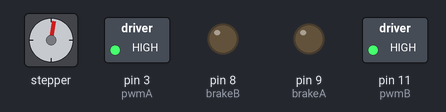
The sketch below on a simulated Arduino Uno, built with avr-gcc and run on an emulated ATmega328P. Parts: stepper motor, switched loads named in the sketch (green lamp = pin HIGH), output pins drawn as LEDs (lit = HIGH). Stepper angles assume 200 steps per turn.

Above: at 0.05 s.
At 0.6 s:
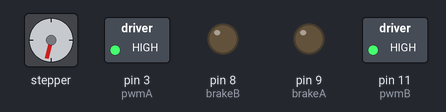
At 2.65 s:
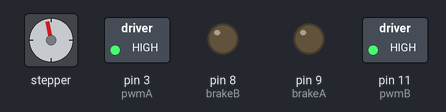
At 3.2 s:
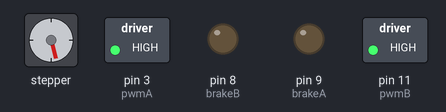
Timing chart, 0 to 6.8 s (numbered marks = the images above):
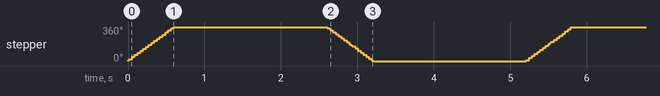

The sketch:

Stepper_test.ino
```cpp
#include <Stepper.h>

const int stepsPerRevolution = 200;

// initialize the stepper library on the motor shield
Stepper myStepper(stepsPerRevolution, 12, 13);

// give the motor control pins names:
const int pwmA = 3;
const int pwmB = 11;
const int brakeA = 9;
const int brakeB = 8;
const int dirA = 12;
const int dirB = 13;

int x = 0;
void setup() {
  Serial.begin(9600);
  // set the PWM and brake pins so that the direction pins
  // can be used to control the motor:
  pinMode(pwmA, OUTPUT);
  pinMode(pwmB, OUTPUT);
  pinMode(brakeA, OUTPUT);
  pinMode(brakeB, OUTPUT);
  digitalWrite(pwmA, HIGH);
  digitalWrite(pwmB, HIGH);
  digitalWrite(brakeA, LOW);
  digitalWrite(brakeB, LOW);

  // initialize the serial port:
  Serial.begin(9600);

  // set the motor speed (for multiple steps only):
  myStepper.setSpeed(100);
}

void loop() {
  myStepper.step(stepsPerRevolution);
  delay(2000);

  myStepper.step(-stepsPerRevolution);
  delay(2000);
}
```

Measured:
- by itself, stepper: turns 360° clockwise in 0.60 s, then 360° counter-clockwise in 0.61 s, repeating every 5.2 s
